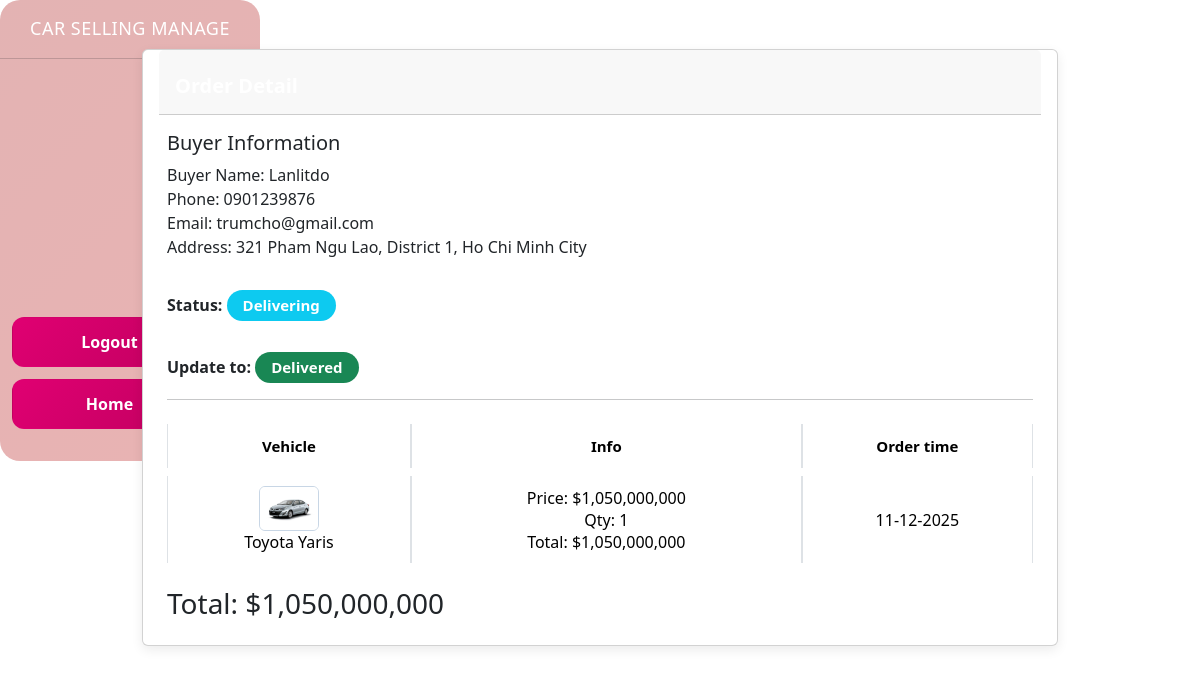
Before: /admin/order-detail.php?order_id=5 with the older database file.
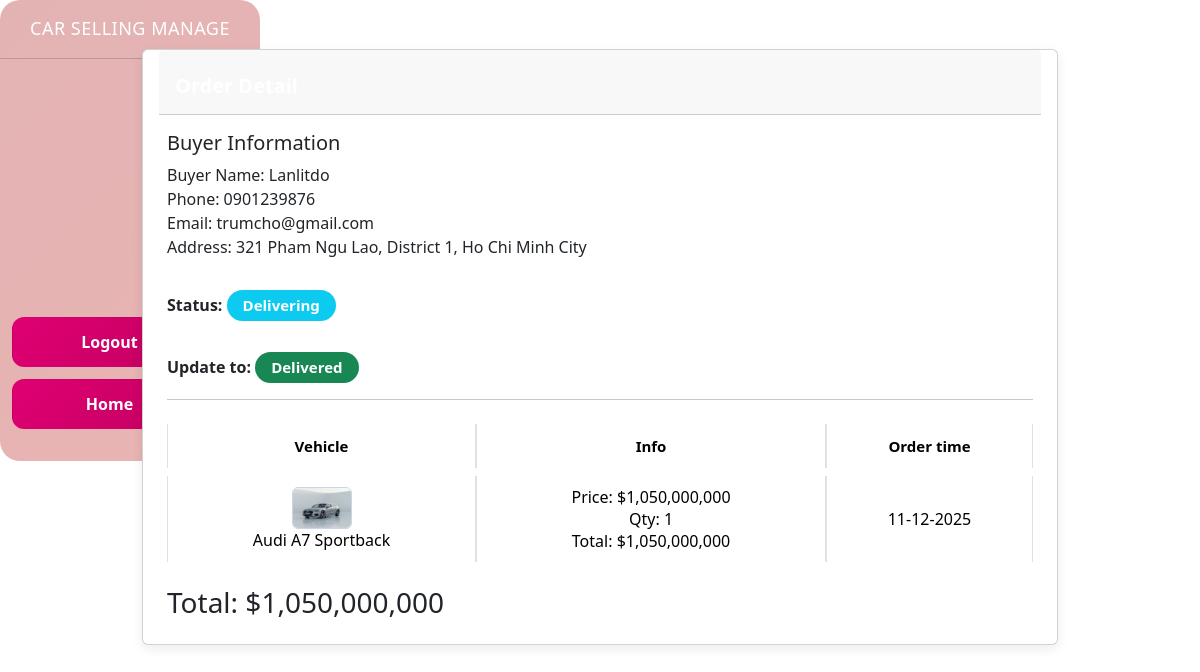
After: the same page with the newer database file.
### tables this page shows
CREATE TABLE order_detail (
  order_detail_id INT AUTO_INCREMENT PRIMARY KEY,
  customer_id INT NOT NULL,
  vehicle_id INT NOT NULL,
  order_id INT DEFAULT NULL,
  amount DECIMAL(15, 2) NOT NULL, 
  quantity INT(11) NOT NULL,
  payment_method VARCHAR(50) NOT NULL,
  status INT(11) NOT NULL DEFAULT 1,
  created_at timestamp NOT NULL DEFAULT current_timestamp(),
  CONSTRAINT fk_orderdetail_customer FOREIGN KEY (customer_id) REFERENCES customer(customer_id),
  CONSTRAINT fk_orderdetail_vehicle FOREIGN KEY (vehicle_id) REFERENCES vehicle(vehicle_id),
  CONSTRAINT fk_orderdetail_orders FOREIGN KEY (order_id) REFERENCES orders(order_id)
);

CREATE TABLE vehicle (
    vehicle_id INT AUTO_INCREMENT PRIMARY KEY,
    manufacturer_id INT, 
    model VARCHAR(255) NOT NULL,
    year INT,
    price DECIMAL(15, 2), 
    image_url VARCHAR(500),
    video_url VARCHAR(500), 
    stock INT DEFAULT 0, 
    description TEXT,
    CONSTRAINT fk_vehicle_manufacturer FOREIGN KEY (manufacturer_id) REFERENCES manufacturer(manufacturer_id)
);

### admin/order-detail.php (the view, shortened to what this page needs)
<?php
include("dbconn.php");
$order_id = isset($_GET['order_id']) ? (int)$_GET['order_id'] : 0;
$sqlOrder = "
    SELECT o.order_id, o.customer_id, o.status, o.created_at,
           c.name, c.phone_number, c.email, c.address
    FROM orders o
    JOIN customer c ON o.customer_id = c.customer_id
    WHERE o.order_id = $order_id
";
$orderInfo = mysqli_query($link, $sqlOrder);
$first = mysqli_fetch_assoc($orderInfo);
$sqlDetail = "
    SELECT od.order_detail_id, od.vehicle_id, od.quantity, od.amount,
           od.payment_method, od.status, od.created_at,
           v.model, v.price, v.image_url
    FROM order_detail od
    JOIN vehicle v ON od.vehicle_id = v.vehicle_id
    WHERE od.order_id = $order_id
";
$details = mysqli_query($link, $sqlDetail);
$total = 0;
?>
<head>
    <link rel="stylesheet" href="bootstrap.min.css">
    <link rel="stylesheet" href="./css/order_de.css">
</head>
<body>
<div class="layout">
    <?php include("header.php"); ?>
    <div class="container-fluid">
        <div class="row">
            <div class="col-12">
                <div class="card my-4">
                    <div class="card-header p-0 position-relative mt-n4 mx-3 z-index-2">
                        <div class="bg-gradient-primary shadow-primary border-radius-lg pt-4 pb-3">
                            <h6 class="text-white text-capitalize ps-3">Order Detail</h6>
                        </div>
                    </div>
                    <div class="card-body px-4">
                        <h5>Buyer Information</h5>
                        Buyer Name: <?= $first['name'] ?><br>
                        Phone: <?= $first['phone_number'] ?><br>
                        Email: <?= $first['email'] ?><br>
                        Address: <?= $first['address'] ?><br>
                        <br>
                        <strong>Status:</strong>
                        <?php
                            if ($first['status'] == 2)
                                echo '<span class="badge bg-primary">Booked</span>';
                            else if ($first['status'] == 3)
                                echo '<span class="badge bg-info">Delivering</span>';
                            else if ($first['status'] == 4)
                                echo '<span class="badge bg-success">Success</span>';
                        ?>
                        <br><br><strong>Update to:</strong>
                        <?php
                            if ($first['status'] == 2)
                                echo "<a href='order.php?order=3&order_id=$order_id' class='badge bg-info'>Delivering</a>";
                            else if ($first['status'] == 3)
                                echo "<a href='order.php?order=4&order_id=$order_id' class='badge bg-success'>Delivered</a>";
                            else
                                echo "<span class='badge bg-secondary'>Done</span>";
                        ?>
                        <hr>
                        <table class="table table-bordered">
                            <thead>
                                <tr>
                                    <th>Vehicle</th>
                                    <th>Info</th>
                                    <th>Order time</th>
                                </tr>
                            </thead>
                            <tbody>
                            <?php while ($item = mysqli_fetch_assoc($details)) { ?>
                                <tr>
                                    <td>
                                        <img src="../<?= $item['image_url'] ?>" width="60"><br>
                                        <?= $item['model'] ?>
                                    </td>
                                    <td>
                                        Price: $<?= number_format($item['amount']) ?><br>
                                        Qty: <?= $item['quantity'] ?><br>
                                        Total:
                                        <?php
                                            $tmp = $item['quantity'] * $item['amount'];
                                            $total += $tmp;
                                            echo "$" . number_format($tmp);
                                        ?>
                                    </td>
                                    <td>
                                        <?= date('d-m-Y', strtotime($item['created_at'])) ?>
                                    </td>
                                </tr>
                            <?php } ?>
                            </tbody>
                        </table>
                        <h3>Total: $<?= number_format($total) ?></h3>
                    </div>
                </div>
            </div>
        </div>
    </div>
</div>
</body>

Changed rows visible on the page:
changed order_detail: vehicle.image_url: a different picture; vehicle.model "Toyota Yaris" → "Audi A7 Sportback"
